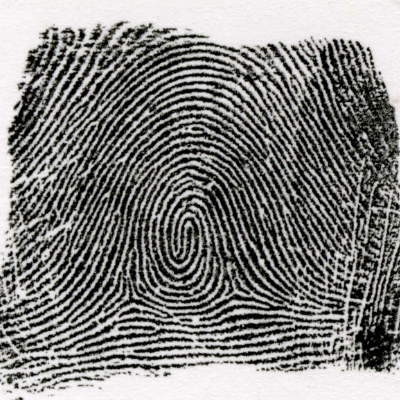
#> input picture data/img/fingerprint.png, 400 x 400 px
$ python image_processing.py
#> lines starting #> are read from the running program, lines starting #| are printed output that depends on the picture; after the words box and inside, x2 and y2 are one past the last pixel; in counts of white or black regions, pixels touching at a corner belong together
import cv2
import numpy as np
from matplotlib import pyplot as plt
from datetime import datetime


# 画像を表示
# img: n次元配列
# title: 文字列(タイトル)
# 返り値: (なし)
def image_show(img, title=""):
    plt.imshow(img, cmap='gray')
    plt.title(title)
    plt.show()


# 画像を保存
# img: n次元配列
# title: 文字列(タイトル)
# img_path: 文字列(iGEM2019ディレクトリからの相対パス)(デフォルト値はUnixtimeにミリ秒を加えた名前)
# 返り値: (なし)
def image_save(img, title="", img_path="./image-" + str(int(datetime.now().timestamp() * (10 ** 3))) + ".png",
               dpi=1000):
    plt.imshow(img)
    plt.title(title)
    plt.savefig(img_path, dpi=dpi)


# 画像をグレイスケールで読み込む
# img_path: 文字列(iGEM2019ディレクトリからの相対パス)
# 返り値: 2次元配列(グレースケール、0~255)
def load_image_grayscale(img_path, *, debug=False):
#> called with img_path = '../data/img/fingerprint.png', debug = True
    if debug:
        print("start: nakano.image_processing.load_image")
    img = cv2.imread(img_path, cv2.IMREAD_GRAYSCALE)
#> img: shape (400, 400); min 0, max 252, mean 128.5
    if debug:
        image_show(img, "loaded_image")
        print("end  : nakano.image_processing.load_image")
    return img


# ノイズ処理(ぼやかす)
# img: n次元配列
# 返り値: n次元配列(入力の配列の次元による)
def blur(img, *, debug=False):
#> called with debug = True
    if debug:
        print("start: nakano.image_processing.blur")
    result = cv2.medianBlur(img, 5)
    result = cv2.GaussianBlur(result, (5, 5), 0)
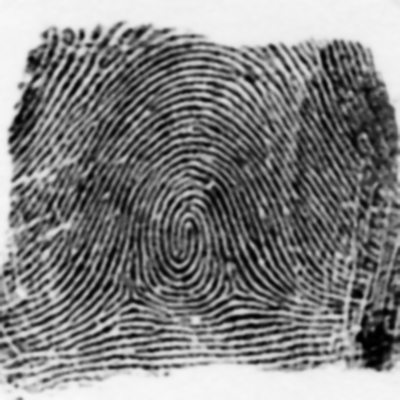
#> result: shape (400, 400); min 0, max 250, mean 129.5
    if debug:
        image_show(img, "blur - before")
        image_show(result, "blur - after")
        print("end  : nakano.image_processing.blur")
    return result


# 二値化(適応的しきい値処理)
# img: n次元配列
# 返り値: 2次元配列(0か255)
def threshold(img, *, debug=False):
#> called with debug = True
    if debug:
        print("start: nakano.image_processing.threshold")
    result = cv2.adaptiveThreshold(img, 255, cv2.ADAPTIVE_THRESH_MEAN_C, cv2.THRESH_BINARY, 11, 2)
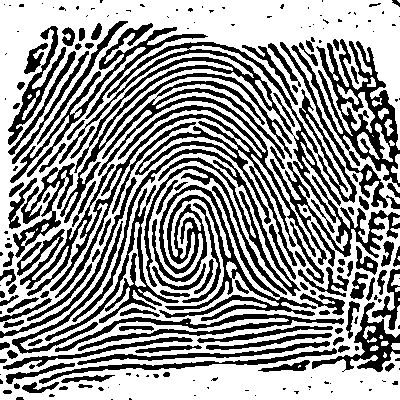
#> result: shape (400, 400); 59.4% white; 213 black regions (94 under 20 px), largest, box (x1, y1, x2, y2) and area: (59, 42, 400, 265) 9609, (17, 81, 316, 298) 8548, (152, 185, 317, 321) 5040
    if debug:
        image_show(img, "threshold - before")
        image_show(result, "threshold - after")
        print("end  : nakano.image_processing.threshold")
    return result


# ネガポジ反転
# img: n次元配列
# 返り値: n次元配列(入力の配列の次元による)
def bitwise_not(img, *, debug=False):
#> called with debug = True
    if debug:
        print("start: nakano.image_processing.bitwise_not")
    result = cv2.bitwise_not(img)
    if debug:
        image_show(img, "bitwise_not - before")
        image_show(result, "bitwise_not - after")
        print("end  : nakano.image_processing.bitwise_not")
    return result


# ノイズ処理(モルフォロジー変換)(二値化済み)
# img: 2次元配列
# 返り値: 2次元配列
def morphological_transformations(img, *, kernel_size=3, debug=False):
#> called with kernel_size = 3, debug = True
    if debug:
        print("start: nakano.image_processing.morphological_transformations")
    kernel = np.ones((kernel_size, kernel_size), np.uint8)
    result = cv2.morphologyEx(img, cv2.MORPH_CLOSE, kernel)
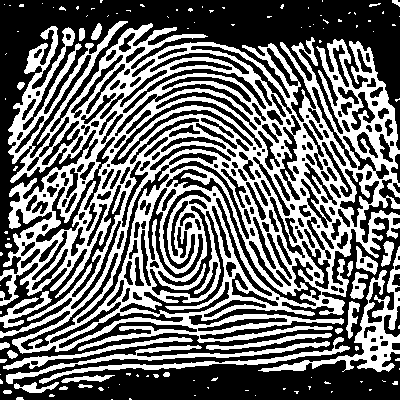
#> result: shape (400, 400); 42.8% white; 115 white regions (86 under 20 px), largest, box (x1, y1, x2, y2) and area: (0, 21, 400, 354) 58053, (258, 246, 400, 372) 2813, (6, 341, 330, 384) 1660
    result = cv2.erode(result, kernel, iterations=1)
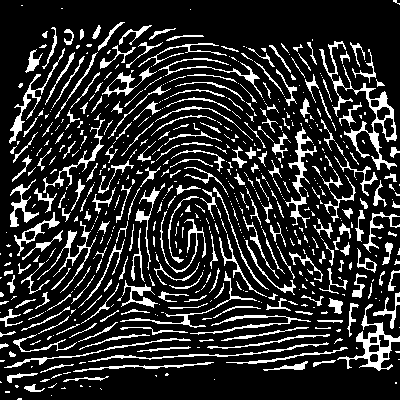
#> result: shape (400, 400); 17.3% white in thin lines or dots
    if debug:
        image_show(img, "morphological_transformations - before")
        image_show(result, "morphological_transformations - after")
        print("end  : nakano.image_processing.morphological_transformations")
    return result


# 細線化
# img: 2次元配列(二値化済み)
# 返り値: 2次元配列(0か255)
def thinning(img, *, debug=False):
#> called with debug = True
    if debug:
        print("start: nakano.image_processing.thinning")
    height, width = img.shape
#> height = 400; width = 400
    result = np.zeros((height, width), np.uint8)
    result = cv2.ximgproc.thinning(img, result, cv2.ximgproc.THINNING_GUOHALL)
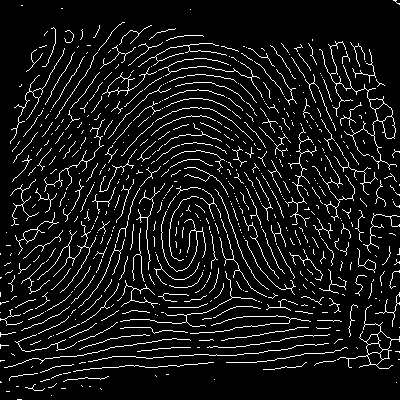
#> result: shape (400, 400); 8.1% white in thin lines or dots
    if debug:
        image_show(img, "thinning - before")
        image_show(result, "thinning - after")
        print("end  : nakano.image_processing.thinning")
    return result


# 特徴点抽出
# img: 2次元配列(細線化済み)
# 返り値: 2次元配列(特徴点マップ)(0か1か10)(1は端点、10は三路分岐点)
def generate_features_map(img, *, debug=False):
#> called with debug = True
    if debug:
        print("start: nakano.image_processing.generate_features_map")
    height, width = img.shape
#> height = 400; width = 400
    # 画面の端を0にする
    for y in range(0, height - 1):
        for x in range(0, width - 1):
            if y == 0 or y == height - 1 or x == 0 or x == width - 1:
                img[y][x] = 0
#> img: shape (400, 400); 8.1% white in thin lines or dots
    # 各ピクセルについて周囲のピクセルの値を調べる
    img = img.astype(np.uint16)
#> img: shape (400, 400) uint16; 8.1% white in thin lines or dots
    neighbour_point_map = np.zeros((height, width), np.uint16)
    for y in range(1, height - 2):
        for x in range(1, width - 2):
            if img[y][x] == 255:
                neighbour_point = img[y - 1][x - 1] + img[y][x - 1] + img[y + 1][x - 1] + img[y - 1][x] + img[y + 1][
                    x] + img[y - 1][x + 1] + img[y][x + 1] + img[y + 1][x + 1]
                neighbour_point_map[y][x] = neighbour_point
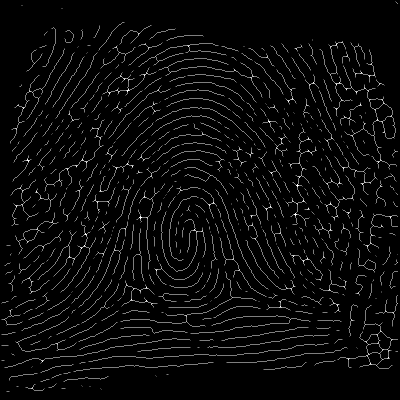
#> neighbour_point_map: shape (400, 400) uint16; min 0, max 1020, mean 40.3; drawn with min black and max white
    # 重複を排除し、特徴点マップを作成
    if debug: plt.imshow(img, cmap="gray")
    result = np.zeros((height, width), np.uint8)
    for y in range(1, height - 2):
        for x in range(1, width - 2):
            if neighbour_point_map[y][x] == 255:
                result[y][x] = 1
                if debug: plt.scatter(x, y, marker='.', linewidths=0.3, facecolor='None', edgecolors='yellow',
                                      alpha='0.5')
            if neighbour_point_map[y][x] == 765:
                if not (neighbour_point_map[y - 1][x - 1] >= 765 or neighbour_point_map[y][x - 1] >= 765 or
                        neighbour_point_map[y + 1][x - 1] >= 765 or neighbour_point_map[y + 1][x] >= 765):
                    result[y][x] = 10
                    if debug: plt.scatter(x, y, marker='.', linewidths=0.3, facecolor='None', edgecolors='red',
                                          alpha='0.5')
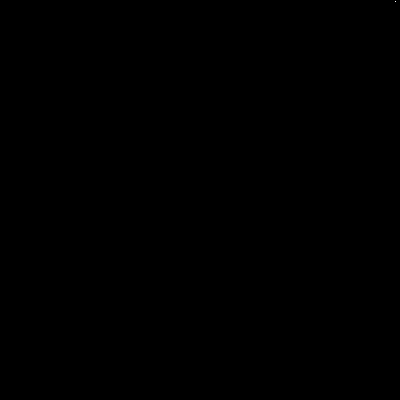
#> result: shape (400, 400); values 0 (black) and 1 (white), 0% white in thin lines or dots, all inside (x1, y1, x2, y2) = (395, 1, 396, 2)

    if debug:
        plt.title("features")
        plt.savefig("./image-" + str(int(datetime.now().timestamp() * (10 ** 3))) + ".png", dpi=1000)
        print("end  : nakano.image_processing.generate_features_map")
    return result


# 特徴点の座標を取得
# features_map: 2次元配列(特徴点マップ)(0か1か10)(1は端点、10は三路分岐点)
# 返り値: 端点の座標の配列([[x,y],[x,y],...])、三路分岐点の座標の配列([[x,y],[x,y],...])
def list_features(features_map, *, debug=False):
    if debug:
        print("start: nakano.image_processing.list_features")
    height, width = features_map.shape
    endpoints = []
    trifurcations = []
    for y in range(0, height - 1):
        for x in range(0, width - 1):
            if features_map[y][x] == 1: endpoints.append([x, y])
            if features_map[y][x] == 10: trifurcations.append([x, y])
    if debug:
        print("end  : nakano.image_processing.list_features")
    return endpoints, trifurcations


# 特徴点の数を取得
# features_map: 2次元配列(特徴点マップ)(0か1か10)(1は端点、10は三路分岐点)
# 返り値: 端点の数、三路分岐点の数
def count_features(features_map, *, debug=False):
    endpoints, trifurcations = list_features(features_map)
    if debug:
        print("端点: " + str(len(endpoints)))
        print("三路分岐点: " + str(len(trifurcations)))
    return len(endpoints), len(trifurcations)


if __name__ == '__main__':
    img = load_image_grayscale("../data/img/fingerprint.png", debug=True)
    img = blur(img, debug=True)
    img = threshold(img, debug=True)
    img = bitwise_not(img, debug=True)
    img = morphological_transformations(img, debug=True)
    img = thinning(img, debug=True)
#> (the run stopped early here; a loop or call above may not have finished)

$ run again, with data/img/finger01.jpg saved as data/img/fingerprint.png
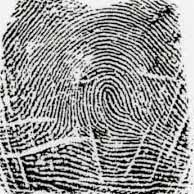
#> input picture data/img/finger01.jpg, 194 x 194 px
#> in threshold, `result = cv2.adaptiveThreshold(img, 255, cv2.ADAPTIVE_THRESH_MEAN_C, c..`:
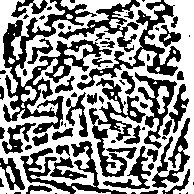
#> result: shape (194, 194); 55.9% white; 76 black regions (30 under 20 px), largest, box (x1, y1, x2, y2) and area: (3, 0, 112, 134) 3884, (77, 0, 181, 90) 1674, (89, 78, 146, 177) 1606
#> after the loop in generate_features_map, `for y in range(1, height - 2):`:
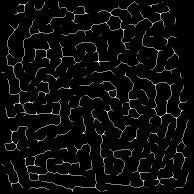
#> neighbour_point_map: shape (194, 194) uint16; min 0, max 1020, mean 39.6; drawn with min black and max white

$ run again, with data/img/finger02.jpg saved as data/img/fingerprint.png
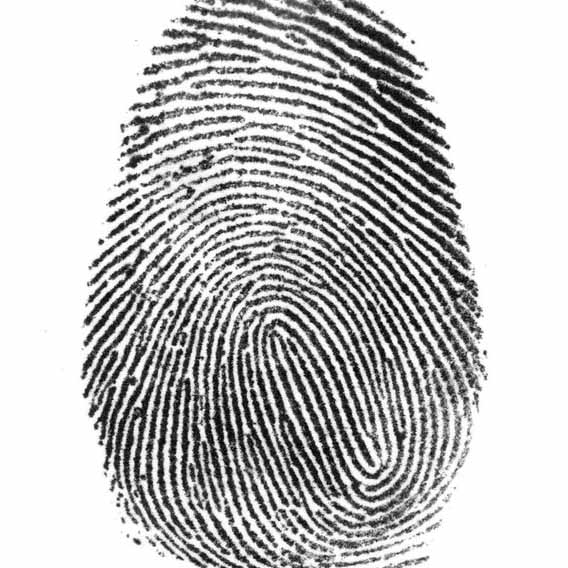
#> input picture data/img/finger02.jpg, 568 x 568 px
#> in load_image_grayscale, img is the input picture: shape (568, 568); min 0, max 255, mean 192.3
#> in threshold, `result = cv2.adaptiveThreshold(img, 255, cv2.ADAPTIVE_THRESH_MEAN_C, c..`:
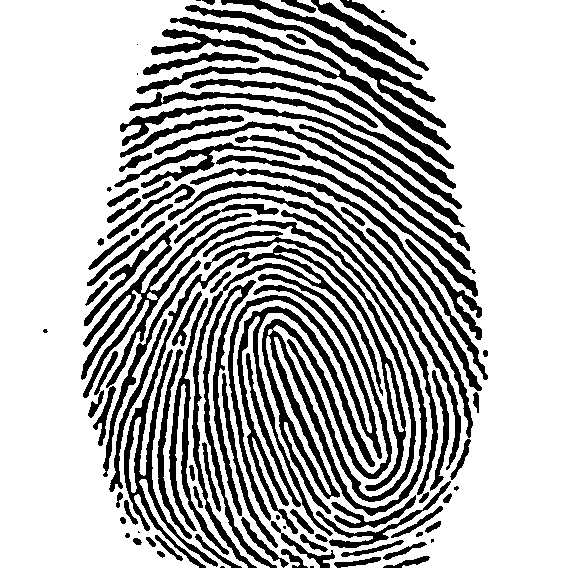
#> result: shape (568, 568); 70.9% white; 103 black regions (13 under 20 px), largest, box (x1, y1, x2, y2) and area: (81, 213, 427, 516) 13277, (124, 245, 406, 568) 8856, (237, 306, 375, 536) 4031
#> after the loop in generate_features_map, `for y in range(1, height - 2):`:
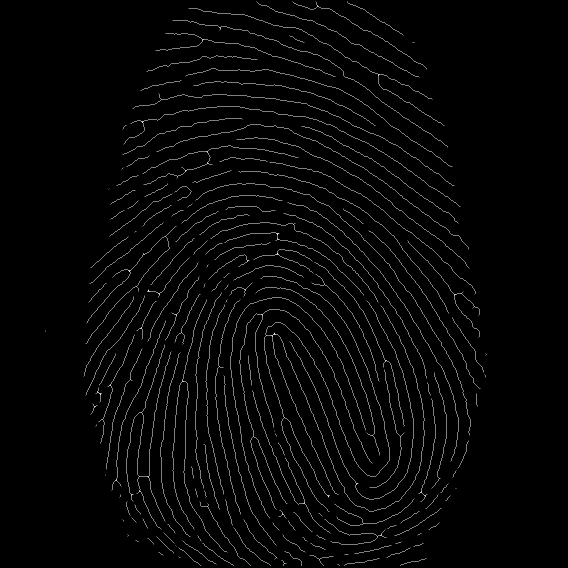
#> neighbour_point_map: shape (568, 568) uint16; min 0, max 1020, mean 23.4; drawn with min black and max white

$ run again, with data/img/finger03.jpg saved as data/img/fingerprint.png
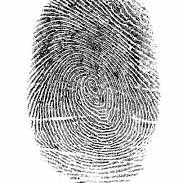
#> input picture data/img/finger03.jpg, 183 x 183 px
#> in load_image_grayscale, img is the input picture: shape (183, 183); min 0, max 255, mean 192
#> after the loop in generate_features_map, `for y in range(1, height - 2):`:
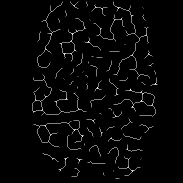
#> neighbour_point_map: shape (183, 183) uint16; min 0, max 1020, mean 25.3; drawn with min black and max white
